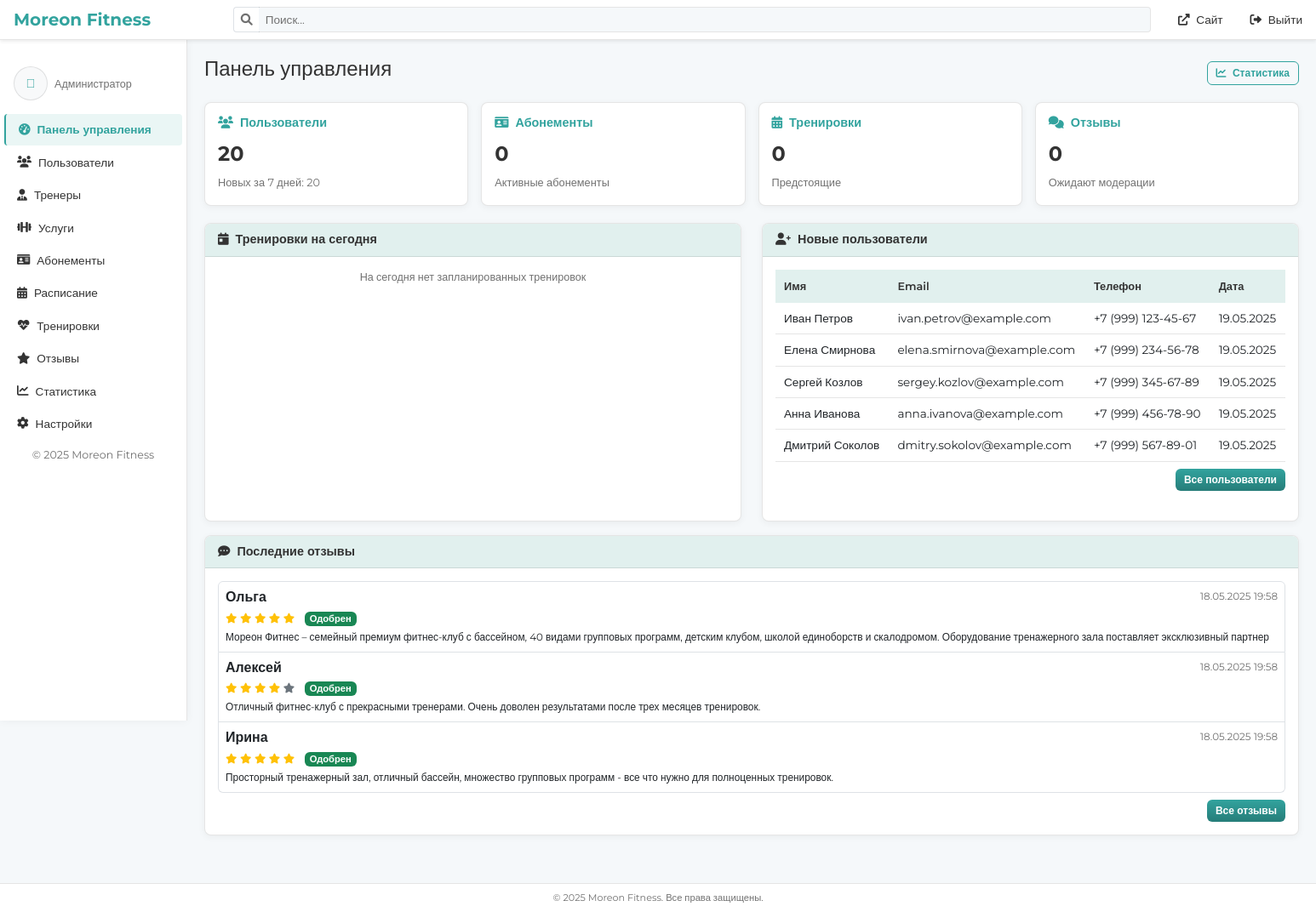
/admin/index.php (signed in), run on an earlier commit of the app's database.
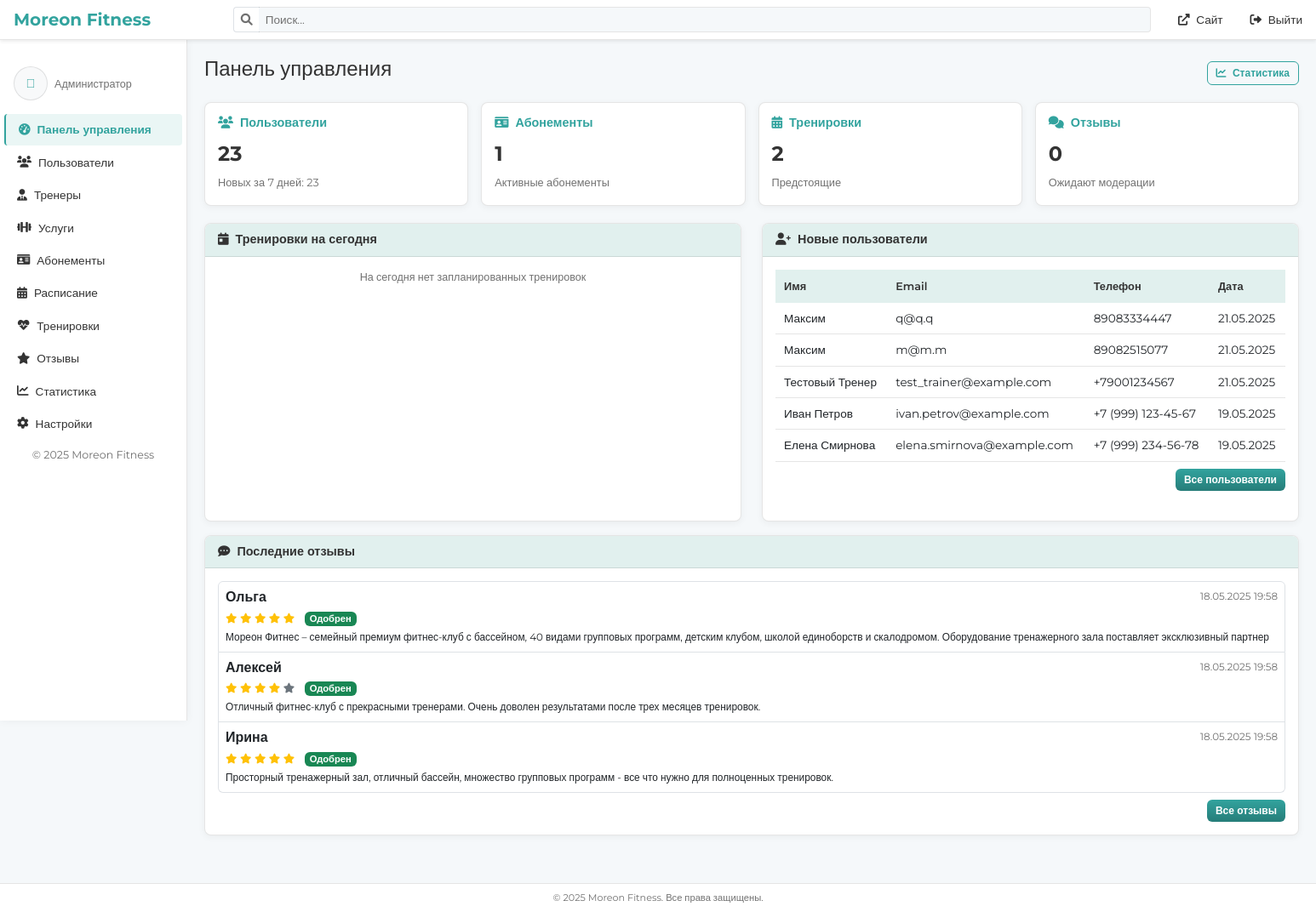
And on a later commit of the database.
### tables this page shows
CREATE TABLE `users` (
  `id` int NOT NULL,
  `email` varchar(255) NOT NULL,
  `password_hash` varchar(255) NOT NULL,
  `role` enum('admin','manager','trainer','user') NOT NULL DEFAULT 'user',
  `first_name` varchar(100) NOT NULL,
  `last_name` varchar(100) NOT NULL,
  `phone` varchar(20) DEFAULT NULL,
  `birthdate` date DEFAULT NULL,
  `gender` enum('male','female') DEFAULT NULL,
  `avatar_url` varchar(255) DEFAULT NULL,
  `height` int DEFAULT NULL,
  `weight` float DEFAULT NULL,
  `is_active` tinyint(1) DEFAULT '1',
  `last_login` timestamp NULL DEFAULT NULL,
  `created_at` timestamp NULL DEFAULT CURRENT_TIMESTAMP,
  `updated_at` timestamp NULL DEFAULT CURRENT_TIMESTAMP ON UPDATE CURRENT_TIMESTAMP
);

CREATE TABLE `reviews` (
  `id` int NOT NULL,
  `name` varchar(100) NOT NULL,
  `email` varchar(100) NOT NULL,
  `rating` int NOT NULL,
  `text` text NOT NULL,
  `status` enum('pending','approved','rejected') NOT NULL DEFAULT 'pending',
  `created_at` timestamp NOT NULL DEFAULT CURRENT_TIMESTAMP,
  `updated_at` timestamp NULL DEFAULT NULL ON UPDATE CURRENT_TIMESTAMP
);

### admin/index.php (the view, shortened to what the changed rows need)
<?php
require_once('includes/auth_check.php');
$stmt = $pdo->query("SELECT COUNT(*) FROM users");
$totalUsers = $stmt->fetchColumn();
$stmt = $pdo->query("SELECT COUNT(*) FROM users WHERE created_at >= DATE_SUB(CURRENT_DATE(), INTERVAL 7 DAY)");
$newUsers = $stmt->fetchColumn();
$stmt = $pdo->query("SELECT COUNT(*) FROM user_subscriptions WHERE end_date > NOW() OR remaining_sessions > 0");
$activeSubscriptions = $stmt->fetchColumn();
$stmt = $pdo->query("SELECT COUNT(*) FROM training_sessions WHERE CONCAT(session_date, ' ', start_time) > NOW()");
$upcomingSessions = $stmt->fetchColumn();
$stmt = $pdo->query("
    SELECT id, first_name, last_name, email, phone, created_at
    FROM users
    ORDER BY created_at DESC
    LIMIT 5
");
$recentUsers = $stmt->fetchAll();
$stmt = $pdo->query("
    SELECT
        r.id, r.rating, r.text, r.created_at, r.status, r.name
    FROM reviews r
    ORDER BY r.created_at DESC
    LIMIT 5
");
$recentReviews = $stmt->fetchAll();
include 'includes/header.php';
?>
<div class="admin-container">
    <main class="main-content">
        <div class="d-flex justify-content-between flex-wrap flex-md-nowrap align-items-center mb-3">
            <h1 class="h4">Панель управления</h1>
        </div>
        <div class="quick-stats">
            <div class="stat-card">
                <h4><i class="fas fa-users me-2"></i>Пользователи</h4>
                <p><?= number_format($totalUsers) ?></p>
                <span class="text-muted">Новых за 7 дней: <?= number_format($newUsers) ?></span>
            </div>
            <div class="stat-card">
                <h4><i class="fas fa-id-card me-2"></i>Абонементы</h4>
                <p><?= number_format($activeSubscriptions) ?></p>
                <span class="text-muted">Активные абонементы</span>
            </div>
            <div class="stat-card">
                <h4><i class="fas fa-calendar-alt me-2"></i>Тренировки</h4>
                <p><?= number_format($upcomingSessions) ?></p>
                <span class="text-muted">Предстоящие</span>
            </div>
        </div>
        <div class="row">
            <div class="col-lg-6 mb-3">
                <div class="card h-100">
                    <div class="card-body">
                        <?php if (empty($recentUsers)): ?>
                            <p class="text-center text-muted small">Пока нет зарегистрированных пользователей</p>
                        <?php else: ?>
                            <div class="table-responsive">
                                <table class="table table-sm table-hover">
                                    <thead>
                                        <tr>
                                            <th>Имя</th>
                                            <th>Email</th>
                                            <th>Телефон</th>
                                            <th>Дата</th>
                                        </tr>
                                    </thead>
                                    <tbody>
                                        <?php foreach ($recentUsers as $user): ?>
                                        <tr>
                                            <td><?= htmlspecialchars(($user['first_name'] ?? '') . ' ' . ($user['last_name'] ?? '')) ?></td>
                                            <td><?= htmlspecialchars($user['email'] ?? '') ?></td>
                                            <td><?= htmlspecialchars($user['phone'] ?? '') ?></td>
                                            <td><?= date('d.m.Y', strtotime($user['created_at'])) ?></td>
                                        </tr>
                                        <?php endforeach; ?>
                                    </tbody>
                                </table>
                            </div>
                        <?php endif; ?>
                    </div>
                </div>
            </div>
        </div>
        <div class="row">
            <div class="col-12 mb-3">
                <div class="card">
                    <div class="card-body">
                        <?php if (empty($recentReviews)): ?>
                            <p class="text-center text-muted small">Пока нет отзывов</p>
                        <?php else: ?>
                            <div class="list-group">
                                <?php foreach ($recentReviews as $review): ?>
                                <div class="list-group-item list-group-item-action p-2">
                                    <div class="d-flex w-100 justify-content-between">
                                        <h6 class="mb-1 fs-6"><?= htmlspecialchars($review['name'] ?? '') ?></h6>
                                        <small class="text-muted"><?= date('d.m.Y H:i', strtotime($review['created_at'])) ?></small>
                                    </div>
                                    <div class="mb-1">
                                        <?php for ($i = 1; $i <= 5; $i++): ?>
                                            <i class="fas fa-star <?= $i <= ($review['rating'] ?? 0) ? 'text-warning' : 'text-secondary' ?> small"></i>
                                        <?php endfor; ?>
                                        <span class="badge <?= ($review['status'] === 'approved') ? 'bg-success' : ($review['status'] === 'rejected' ? 'bg-danger' : 'bg-warning text-dark') ?> ms-2">
                                            <?= ($review['status'] === 'approved') ? 'Одобрен' : ($review['status'] === 'rejected' ? 'Отклонен' : 'На модерации') ?>
                                        </span>
                                    </div>
                                    <p class="mb-0 small text-truncate"><?= htmlspecialchars($review['text'] ?? '') ?></p>
                                </div>
                                <?php endforeach; ?>
                            </div>
                        <?php endif; ?>
                    </div>
                </div>
            </div>
        </div>
    </main>
</div>
<?php include 'includes/footer.php'; ?>

What changed in the data, as far as the page shows it:
no longer on this page (row edited): users: first_name+last_name "Сергей Козлов", email "sergey.kozlov@example.com", phone "+7 (999) 345-67-89", created_at "19.05.2025"
no longer on this page (row edited): users: first_name+last_name "Анна Иванова", email "anna.ivanova@example.com", phone "+7 (999) 456-78-90", created_at "19.05.2025"
no longer on this page (row edited): users: first_name+last_name "Дмитрий Соколов", email "dmitry.sokolov@example.com", phone "+7 (999) 567-89-01", created_at "19.05.2025"
added users: first_name+last_name "Максим", email "q@q.q", phone "89083334447", created_at "21.05.2025"
added users: first_name+last_name "Максим", email "m@m.m", phone "89082515077", created_at "21.05.2025"
added users: first_name+last_name "Тестовый Тренер", email "test_trainer@example.com", phone "+79001234567", created_at "21.05.2025"
Also different on the page:
$totalUsers: "20" → "23"
$newUsers: "20" → "23"
$activeSubscriptions: "0" → "1"
$upcomingSessions: "0" → "2"
